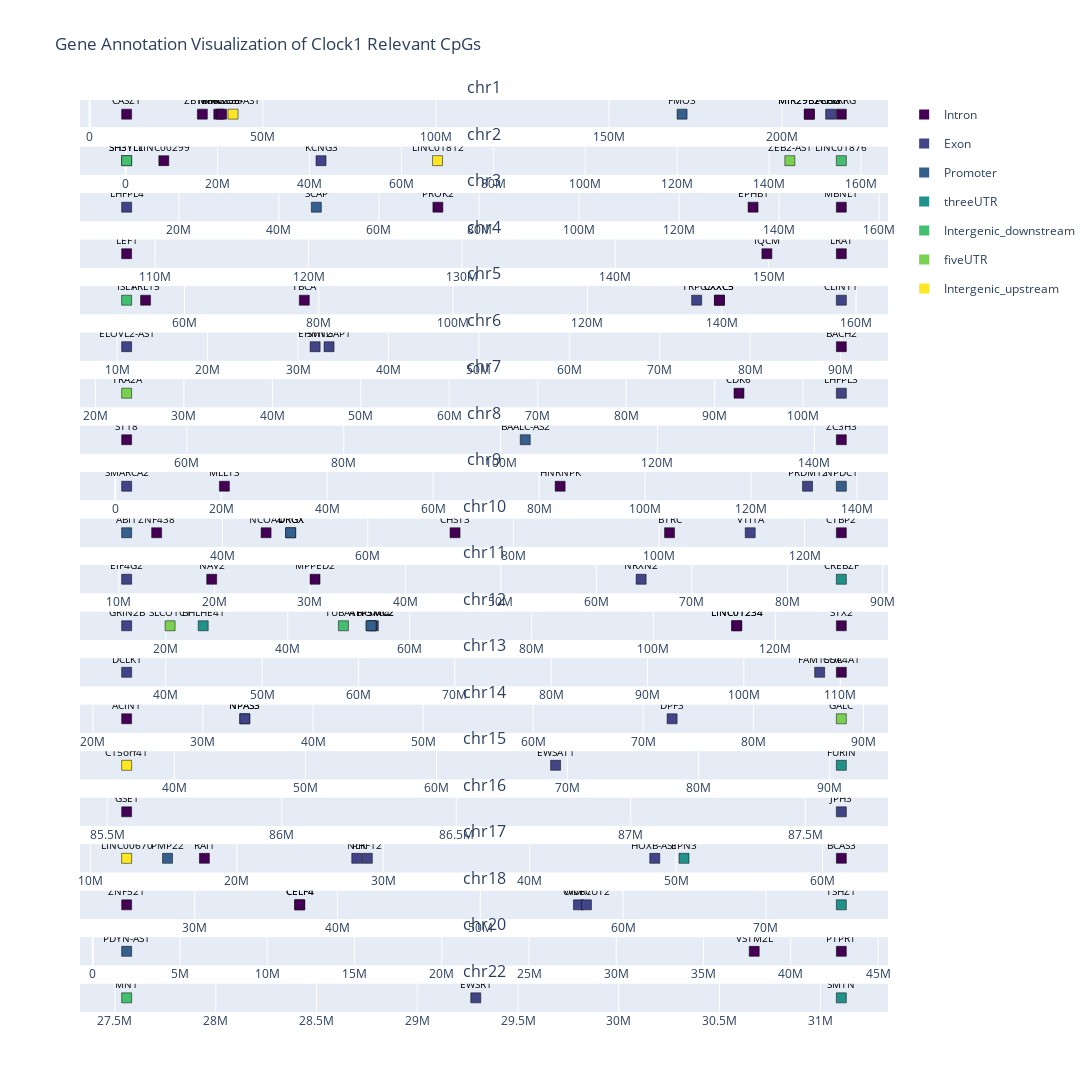
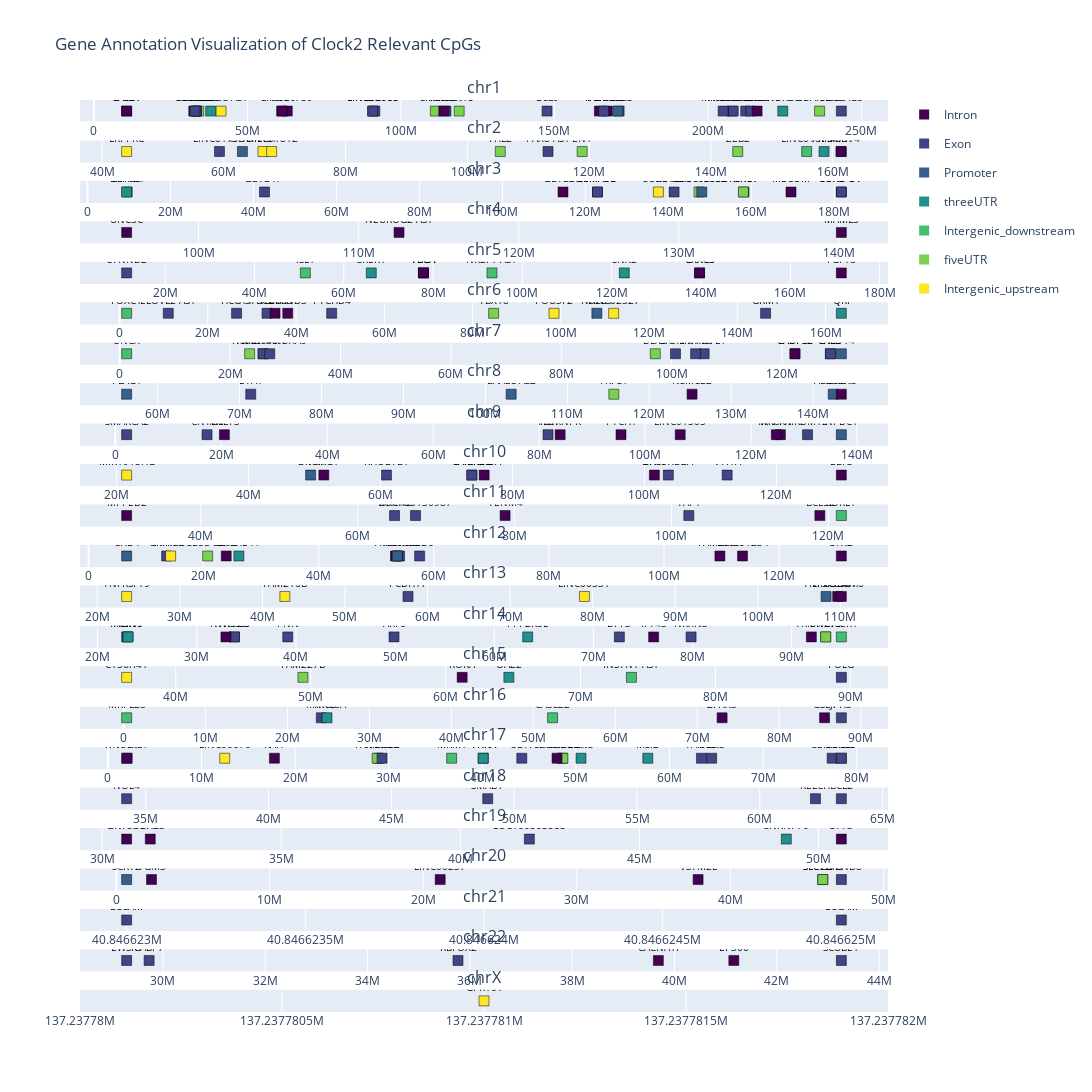
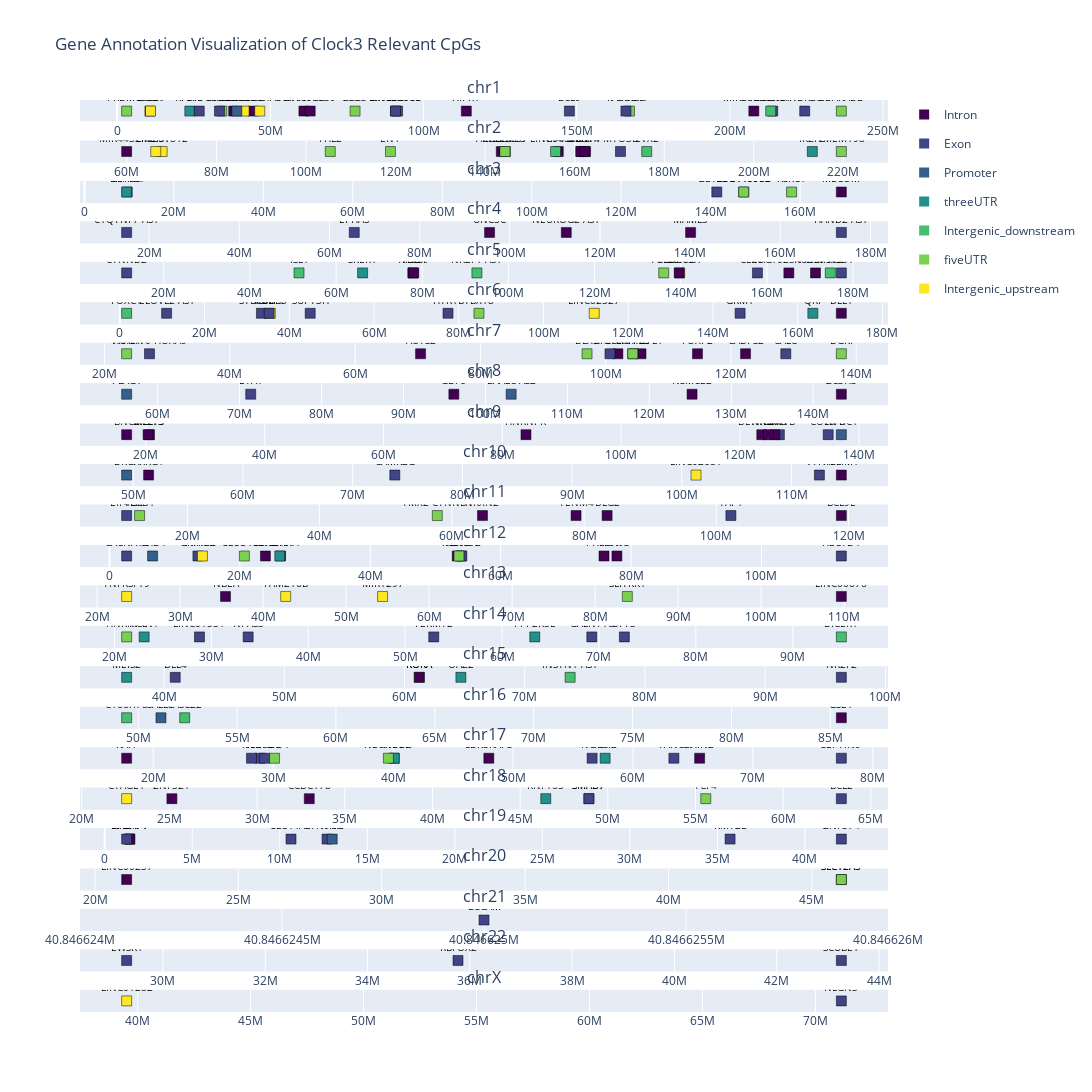
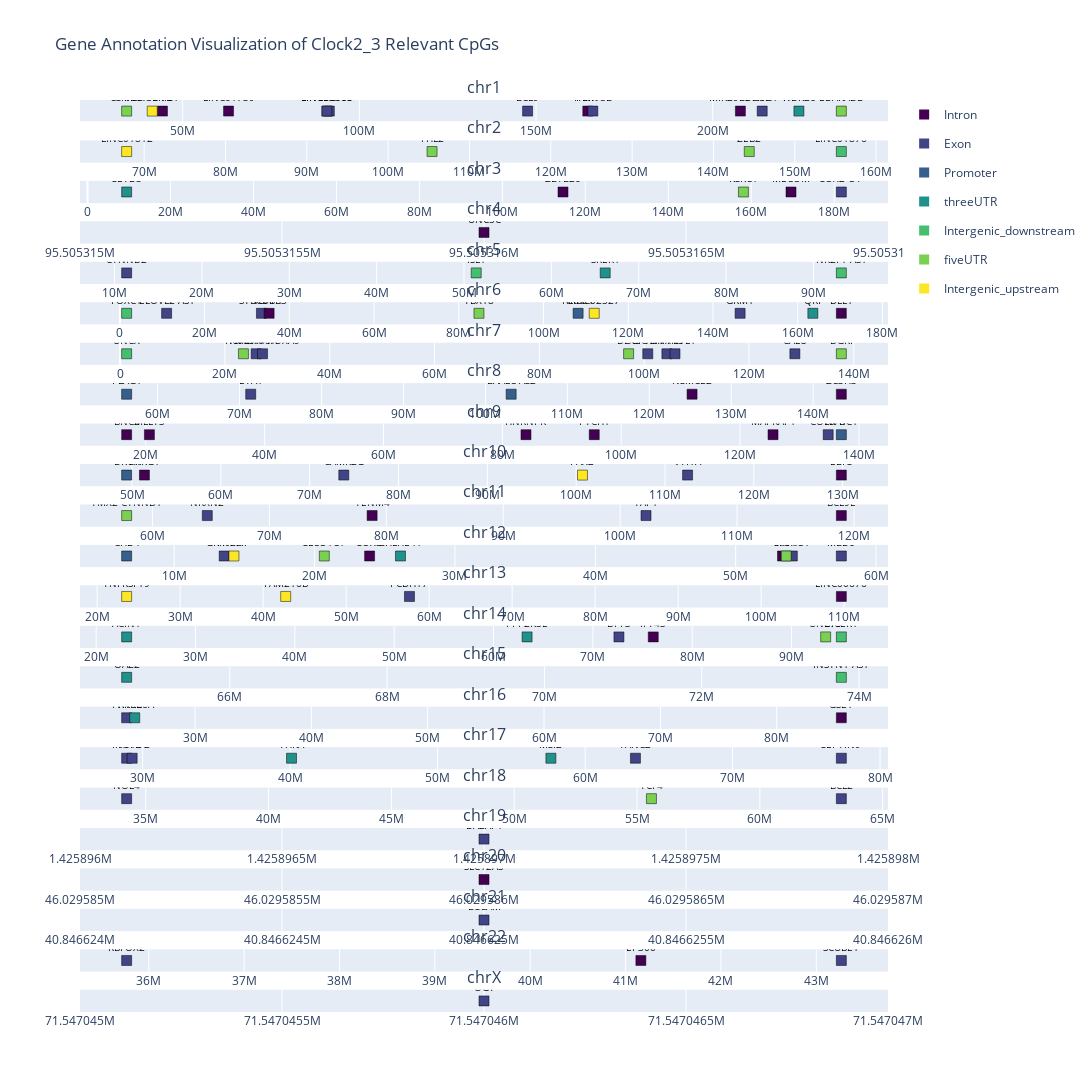

The notebook cell saved with these charts, in order:
### Code cell
### Chromosome-wise visualization of the gene annotations of the relevant CpGs in Clock1 - Loop

# Function to sort chromosomes
def chromosome_sort_key(x):
    x = x.replace('chr', '')
    if x.isdigit():
        return int(x)
    elif x == 'X':
        return 23
    elif x == 'Y':
        return 24
    else:
        return 25  # for any other non-standard chromosomes

# Chromosome sizes for the hg38 genome
chromosome_sizes = {
    'chr1': 248956422,
    'chr2': 242193529,
    'chr3': 198295559,
    'chr4': 190214555,
    'chr5': 181538259,
    'chr6': 170805979,
    'chr7': 159345973,
    'chr8': 145138636,
    'chr9': 138394717,
    'chr10': 133797422,
    'chr11': 135086622,
    'chr12': 133275309,
    'chr13': 114364328,
    'chr14': 107043718,
    'chr15': 101991189,
    'chr16': 90338345,
    'chr17': 83257441,
    'chr18': 80373285,
    'chr19': 58617616,
    'chr20': 64444167,
    'chr21': 46709983,
    'chr22': 50818468,
    'chrX': 156040895,
    'chrY': 57227415
}

# Viridis color palette
viridis_colors = plt.cm.viridis([0, 0.1, 0.2, 0.3, 0.5, 0.7, 0.8, 1.0])

# Map the categories to the Viridis colors
color_map = {
    'Intron': mcolors.to_hex(viridis_colors[0]), 
    'Exon': mcolors.to_hex(viridis_colors[2]), 
    'Promoter': mcolors.to_hex(viridis_colors[3]), 
    'threeUTR': mcolors.to_hex(viridis_colors[4]), 
    'Intergenic_downstream': mcolors.to_hex(viridis_colors[5]), 
    'fiveUTR': mcolors.to_hex(viridis_colors[6]), 
    'Intergenic_upstream': mcolors.to_hex(viridis_colors[7]) 
}

# Loop through each clock dataframe in the dictionary
for clock_name, cpg_annotations in rel_cpgs_dict.items():
    # Get unique chromosomes and sort them
    chromosomes = sorted(cpg_annotations['chr'].unique(), key=chromosome_sort_key)

    # Create subplots
    fig = make_subplots(rows=len(chromosomes), cols=1, 
                        shared_xaxes=False, vertical_spacing=0.02,  # shared_xaxes set to False
                        subplot_titles=chromosomes)

    # Add traces for each chromosome
    for i, chr in enumerate(chromosomes, start=1):
        chr_cpg_annotations = cpg_annotations[cpg_annotations['chr'] == chr]

        # Add gene annotations
        fig.add_trace(
            go.Scatter(
                x=chr_cpg_annotations['start'],
                y=[i]*len(chr_cpg_annotations),
                mode='markers+text',
                marker=dict(
                    size=10,
                    color=[color_map[cat] for cat in chr_cpg_annotations['category']],
                    symbol='square', 
                    line=dict(width=0.5, color='black')
                ),
                text=chr_cpg_annotations['gene'],
                textposition='top center',        
                textfont=dict(color='black', size=10),
                hoverinfo='text',
                hovertext=[f"{cpg}<br>{gene}<br>{cat}<br>{start}" 
                           for cpg, gene, cat, start in zip(chr_cpg_annotations['CpG'], chr_cpg_annotations['gene'], 
                                                            chr_cpg_annotations['category'], chr_cpg_annotations['start'])],
                showlegend=False
            ),
            row=i, col=1
        )

        # Set the x-axis range to the actual size of the chromosome
        # fig.update_xaxes(title_text=f'Genomic Position of {chr}', showgrid=False, row=i, col=1, range=[0, chromosome_sizes[chr]])

    # Add legend entries
    for category, color in color_map.items():
        fig.add_trace(
            go.Scatter(
                x=[None], y=[None],
                mode='markers',
                marker=dict(size=10, color=color, symbol='square'),
                legendgroup=category,
                showlegend=True,
                name=category
            )
        )

    # Update layout
    fig.update_layout(
        height=100*len(chromosomes),
        width=1200,
        showlegend=True,
        title=f'Gene Annotation Visualization of {clock_name.capitalize()} Relevant CpGs',
        hovermode='closest'
    )

    # Update y-axes
    fig.update_yaxes(showticklabels=False, showgrid=False)

    # Ensure the output directory exists
    output_dir = f'../../FunctionalAnalysis/Annotations/Annotations Results/Clocks'
    os.makedirs(output_dir, exist_ok=True)
    
    # Save the plot 
    output_path = os.path.join(output_dir, f'{clock_name}_gene_annotation_chromosome_view.html')
    fig.write_html(output_path)

    # Show the plot
    fig.show()
